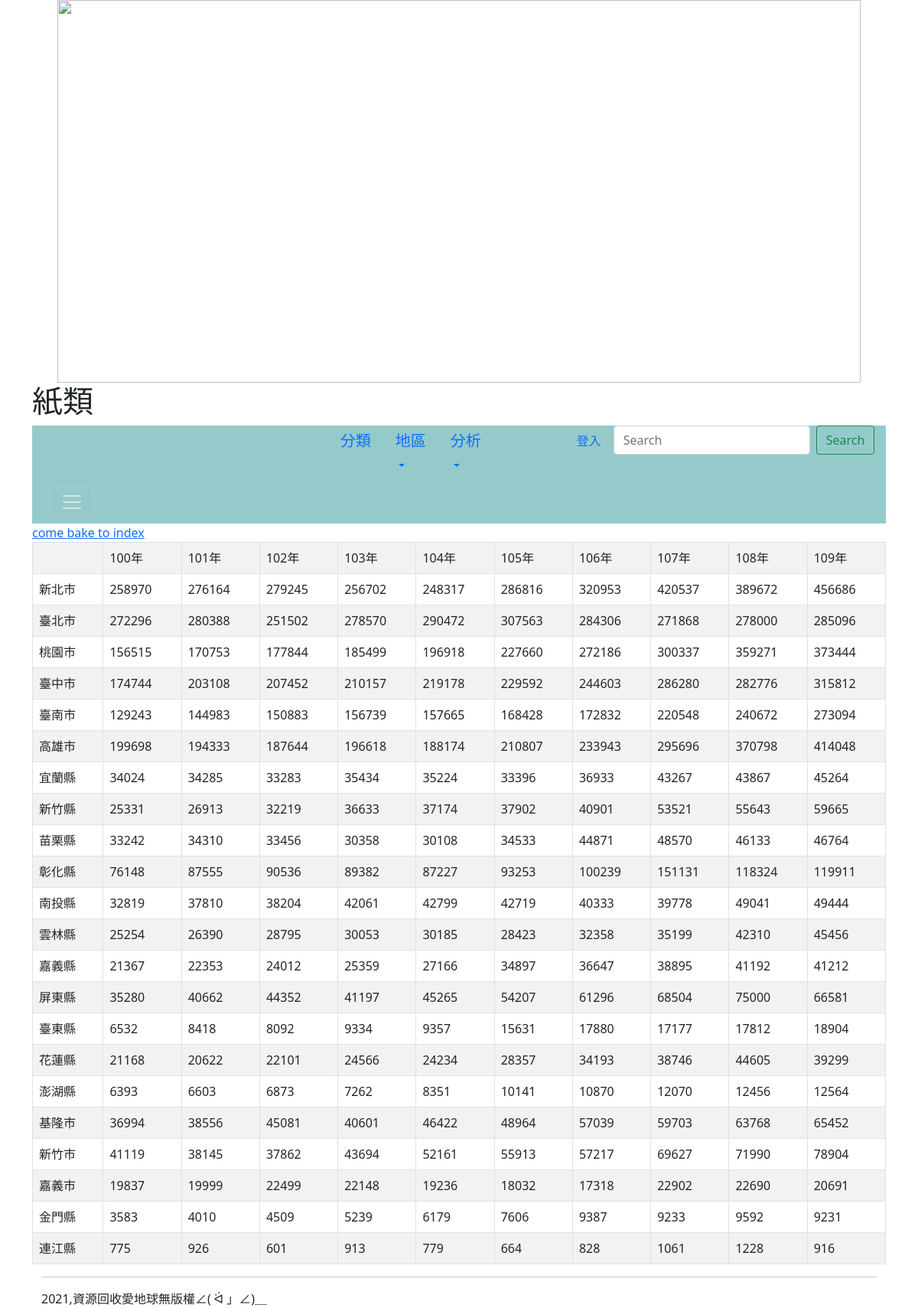
Page /paper/ on the committed database.
### mysite/models.py (models this page shows, shortened)
class Paper(models.Model):
	地區 = models.CharField(max_length=200)
	民國100年 = models.PositiveIntegerField(default=0)
	民國101年 = models.PositiveIntegerField(default=0)
	民國102年 = models.PositiveIntegerField(default=0)
	民國103年 = models.PositiveIntegerField(default=0)
	民國104年 = models.PositiveIntegerField(default=0)
	民國105年 = models.PositiveIntegerField(default=0)
	民國106年 = models.PositiveIntegerField(default=0)
	民國107年 = models.PositiveIntegerField(default=0)
	民國108年 = models.PositiveIntegerField(default=0)
	民國109年 = models.PositiveIntegerField(default=0)

### mysite/views.py (the view)
# urls.py: path('paper/',paper),
def paper(request):
	papers=Paper.objects.all()
	return render(request, "paper.html", locals())

### templates/paper.html (shortened to what this page needs)
{% extends "base.html" %}
{% block headmessage %} <h1>紙類</h1> {% endblock %}
{% block content %}
<a href="/">come bake to index</a><br>
<table class='table table-striped table-bordered'>
	<tr>
		<td>     </td>
		<td>100年</td>
		<td>101年</td>
		<td>102年</td>
		<td>103年</td>
		<td>104年</td>
		<td>105年</td>
		<td>106年</td>
		<td>107年</td>
		<td>108年</td>
		<td>109年</td>
	</tr>
	{% for paper in papers %}
	<tr>
		<td>{{ paper.地區 }}</td>
		<td>{{ paper.民國100年 }}</td>
		<td>{{ paper.民國101年 }}</td>
		<td>{{ paper.民國102年 }}</td>
		<td>{{ paper.民國103年 }}</td>
		<td>{{ paper.民國104年 }}</td>
		<td>{{ paper.民國105年 }}</td>
		<td>{{ paper.民國106年 }}</td>
		<td>{{ paper.民國107年 }}</td>
		<td>{{ paper.民國108年 }}</td>
		<td>{{ paper.民國109年 }}</td>
	</tr>
	{% endfor %}
</table>
{% endblock %}

### rows in the picture
Paper: 地區 "新北市", 民國100年 "258970", 民國101年 "276164", 民國102年 "279245", 民國103年 "256702", 民國104年 "248317", 民國105年 "286816", 民國106年 "320953", 民國107年 "420537", 民國108年 "389672", 民國109年 "456686"
Paper: 地區 "臺北市", 民國100年 "272296", 民國101年 "280388", 民國102年 "251502", 民國103年 "278570", 民國104年 "290472", 民國105年 "307563", 民國106年 "284306", 民國107年 "271868", 民國108年 "278000", 民國109年 "285096"
Paper: 地區 "桃園市", 民國100年 "156515", 民國101年 "170753", 民國102年 "177844", 民國103年 "185499", 民國104年 "196918", 民國105年 "227660", 民國106年 "272186", 民國107年 "300337", 民國108年 "359271", 民國109年 "373444"
Paper: 地區 "臺中市", 民國100年 "174744", 民國101年 "203108", 民國102年 "207452", 民國103年 "210157", 民國104年 "219178", 民國105年 "229592", 民國106年 "244603", 民國107年 "286280", 民國108年 "282776", 民國109年 "315812"
Paper: 地區 "臺南市", 民國100年 "129243", 民國101年 "144983", 民國102年 "150883", 民國103年 "156739", 民國104年 "157665", 民國105年 "168428", 民國106年 "172832", 民國107年 "220548", 民國108年 "240672", 民國109年 "273094"
Paper: 地區 "高雄市", 民國100年 "199698", 民國101年 "194333", 民國102年 "187644", 民國103年 "196618", 民國104年 "188174", 民國105年 "210807", 民國106年 "233943", 民國107年 "295696", 民國108年 "370798", 民國109年 "414048"
Paper: 地區 "宜蘭縣", 民國100年 "34024", 民國101年 "34285", 民國102年 "33283", 民國103年 "35434", 民國104年 "35224", 民國105年 "33396", 民國106年 "36933", 民國107年 "43267", 民國108年 "43867", 民國109年 "45264"
Paper: 地區 "新竹縣", 民國100年 "25331", 民國101年 "26913", 民國102年 "32219", 民國103年 "36633", 民國104年 "37174", 民國105年 "37902", 民國106年 "40901", 民國107年 "53521", 民國108年 "55643", 民國109年 "59665"
Paper: 地區 "苗栗縣", 民國100年 "33242", 民國101年 "34310", 民國102年 "33456", 民國103年 "30358", 民國104年 "30108", 民國105年 "34533", 民國106年 "44871", 民國107年 "48570", 民國108年 "46133", 民國109年 "46764"
Paper: 地區 "彰化縣", 民國100年 "76148", 民國101年 "87555", 民國102年 "90536", 民國103年 "89382", 民國104年 "87227", 民國105年 "93253", 民國106年 "100239", 民國107年 "151131", 民國108年 "118324", 民國109年 "119911"
Paper: 地區 "南投縣", 民國100年 "32819", 民國101年 "37810", 民國102年 "38204", 民國103年 "42061", 民國104年 "42799", 民國105年 "42719", 民國106年 "40333", 民國107年 "39778", 民國108年 "49041", 民國109年 "49444"
Paper: 地區 "雲林縣", 民國100年 "25254", 民國101年 "26390", 民國102年 "28795", 民國103年 "30053", 民國104年 "30185", 民國105年 "28423", 民國106年 "32358", 民國107年 "35199", 民國108年 "42310", 民國109年 "45456"
Paper: 地區 "嘉義縣", 民國100年 "21367", 民國101年 "22353", 民國102年 "24012", 民國103年 "25359", 民國104年 "27166", 民國105年 "34897", 民國106年 "36647", 民國107年 "38895", 民國108年 "41192", 民國109年 "41212"
Paper: 地區 "屏東縣", 民國100年 "35280", 民國101年 "40662", 民國102年 "44352", 民國103年 "41197", 民國104年 "45265", 民國105年 "54207", 民國106年 "61296", 民國107年 "68504", 民國108年 "75000", 民國109年 "66581"
Paper: 地區 "臺東縣", 民國100年 "6532", 民國101年 "8418", 民國102年 "8092", 民國103年 "9334", 民國104年 "9357", 民國105年 "15631", 民國106年 "17880", 民國107年 "17177", 民國108年 "17812", 民國109年 "18904"
Paper: 地區 "花蓮縣", 民國100年 "21168", 民國101年 "20622", 民國102年 "22101", 民國103年 "24566", 民國104年 "24234", 民國105年 "28357", 民國106年 "34193", 民國107年 "38746", 民國108年 "44605", 民國109年 "39299"
Paper: 地區 "澎湖縣", 民國100年 "6393", 民國101年 "6603", 民國102年 "6873", 民國103年 "7262", 民國104年 "8351", 民國105年 "10141", 民國106年 "10870", 民國107年 "12070", 民國108年 "12456", 民國109年 "12564"
Paper: 地區 "基隆市", 民國100年 "36994", 民國101年 "38556", 民國102年 "45081", 民國103年 "40601", 民國104年 "46422", 民國105年 "48964", 民國106年 "57039", 民國107年 "59703", 民國108年 "63768", 民國109年 "65452"
Paper: 地區 "新竹市", 民國100年 "41119", 民國101年 "38145", 民國102年 "37862", 民國103年 "43694", 民國104年 "52161", 民國105年 "55913", 民國106年 "57217", 民國107年 "69627", 民國108年 "71990", 民國109年 "78904"
Paper: 地區 "嘉義市", 民國100年 "19837", 民國101年 "19999", 民國102年 "22499", 民國103年 "22148", 民國104年 "19236", 民國105年 "18032", 民國106年 "17318", 民國107年 "22902", 民國108年 "22690", 民國109年 "20691"
Paper: 地區 "金門縣", 民國100年 "3583", 民國101年 "4010", 民國102年 "4509", 民國103年 "5239", 民國104年 "6179", 民國105年 "7606", 民國106年 "9387", 民國107年 "9233", 民國108年 "9592", 民國109年 "9231"
Paper: 地區 "連江縣", 民國100年 "775", 民國101年 "926", 民國102年 "601", 民國103年 "913", 民國104年 "779", 民國105年 "664", 民國106年 "828", 民國107年 "1061", 民國108年 "1228", 民國109年 "916"
